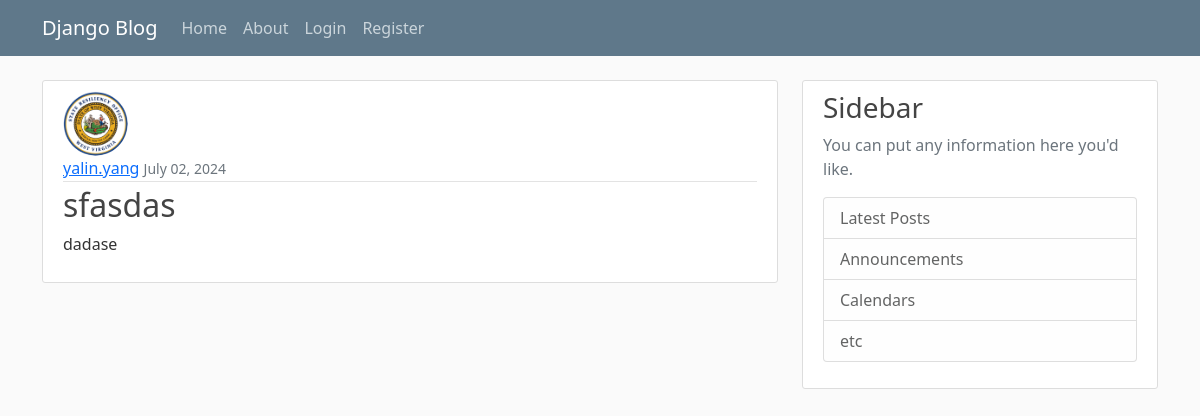
The page /post/5 on the database its author committed.
### blog/models.py (models this page shows, shortened)
class Post(models.Model):
    title = models.CharField(max_length=80)
    author = models.ForeignKey(User, on_delete= models.CASCADE)
    content = models.TextField()
    date_posted = models.DateTimeField(default=timezone.now)

### users/models.py (models this page shows, shortened)
class UserProfile(models.Model):
    user = models.OneToOneField(User, on_delete=models.CASCADE)
    bio = models.TextField(default="This user do not have a bio",blank=True)
    image = models.ImageField(default='default.png',upload_to='profile_pics')
    birth_date = models.DateField(null=True, blank=True)

### blog/views.py (the view)
# urls.py: path("post/<int:pk>", PostDetailView.as_view(), name = 'post-detail'),
class PostDetailView(DetailView):
    model = Post

### blog/templates/blog/post_detail.html (shortened to what this page needs)
{% extends 'blog/main.html' %} {% block main-content%}
<article class="media content-section">
    <img class="rounded-circle article-img" src="{{ object.author.userprofile.image.url }}" />
    <div class="media-body">
        <div class="article-metadata">
            <a class="mr-2" href="#">{{ object.author }}</a>
            <small class="text-muted">{{ object.date_posted|date:"F d, Y" }}</small>
        </div>
        <h2 class="article-title">{{ object.title }}</h2>
        <p class="article-content">{{ object.content }}</p>
    </div>
</article>
{% endblock main-content %}

### blog/static/blog/main.css (style rules this page uses)
body { background: #fafafa; color: #333333; margin-top: 5rem; }
h1, h2, h3, h4, h5, h6 { color: #444444; }
.content-section { background: #ffffff; padding: 10px 20px; border: 1px solid #dddddd; border-radius: 3px; margin-bottom: 20px; }
.article-title { color: #444444; }
.article-content { white-space: pre-line; }
.article-img { height: 65px; width: 65px; margin-right: 16px; }
.article-metadata { padding-bottom: 1px; margin-bottom: 4px; border-bottom: 1px solid #e3e3e3 }

### rows shown on the page
Post: author.userprofile.image (picture), author "yalin.yang", date_posted "July 02, 2024", title "sfasdas", content "dadase"
